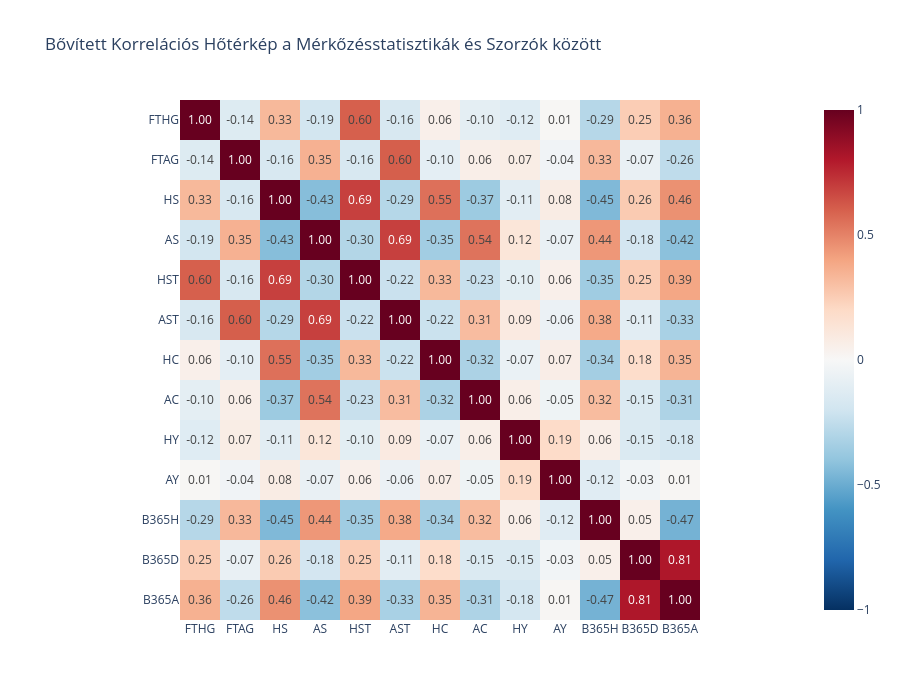

Here is the notebook cell this chart was saved with:
### Markdown cell above
#### 5.1.4 Korrelációs Hőtérkép
Nézzük meg a legfontosabb numerikus változók közötti összefüggéseket. A hőtérképen az 1-hez (vagy -1-hez) közeli értékek erős korrelációt jeleznek.

### Code cell
import plotly.express as px

# Kiszűröm a tiszta numerikus oszlopokat
num_cols = df_tiszta.select_dtypes(include=['float64', 'int64']).columns
# Csak egy relevánsabb subsetet nézek az átláthatóságért
corr_cols = ['FTHG', 'FTAG', 'HS', 'AS', 'HST', 'AST', 'HC', 'AC', 'HY', 'AY', 'B365H', 'B365D', 'B365A']

corr_matrix = df_tiszta[corr_cols].corr()
fig_corr = px.imshow(corr_matrix, text_auto=".2f", color_continuous_scale='RdBu_r', 
                     zmin=-1, zmax=1, title='Bővített Korrelációs Hőtérkép a Mérkőzésstatisztikák és Szorzók között',
                     height=700)
fig_corr.show()

### Figure 1 — Plotly figure (JSON) as saved in the notebook; plotly's stock layout.template omitted (floating-point values rounded to 4 significant figures; data arrays with more than 128 entries replaced by an {"elided": "..."} marker saying what was removed)
{"data": [{"coloraxis": "coloraxis", "hovertemplate": "x: %{x}<br>y: %{y}<br>color: %{z}<extra></extra>", "name": "0", "texttemplate": "%{z:.2f}", "type": "heatmap", "x": ["FTHG", "FTAG", "HS", "AS", "HST", "AST", "HC", "AC", "HY", "AY", "B365H", "B365D", "B365A"], "xaxis": "x", "y": ["FTHG", "FTAG", "HS", "AS", "HST", "AST", "HC", "AC", "HY", "AY", "B365H", "B365D", "B365A"], "yaxis": "y", "z": {"elided": "13x13 float values"}}], "layout": {"coloraxis": {"cmax": 1, "cmin": -1, "colorscale": [[0, "rgb(5,48,97)"], [0.1, "rgb(33,102,172)"], [0.2, "rgb(67,147,195)"], [0.3, "rgb(146,197,222)"], [0.4, "rgb(209,229,240)"], [0.5, "rgb(247,247,247)"], [0.6, "rgb(253,219,199)"], [0.7, "rgb(244,165,130)"], [0.8, "rgb(214,96,77)"], [0.9, "rgb(178,24,43)"], [1, "rgb(103,0,31)"]]}, "height": 700, "title": {"text": "Bővített Korrelációs Hőtérkép a Mérkőzésstatisztikák és Szorzók között"}, "xaxis": {"anchor": "y", "constrain": "domain", "domain": [0, 1], "scaleanchor": "y"}, "yaxis": {"anchor": "x", "autorange": "reversed", "constrain": "domain", "domain": [0, 1]}}}
